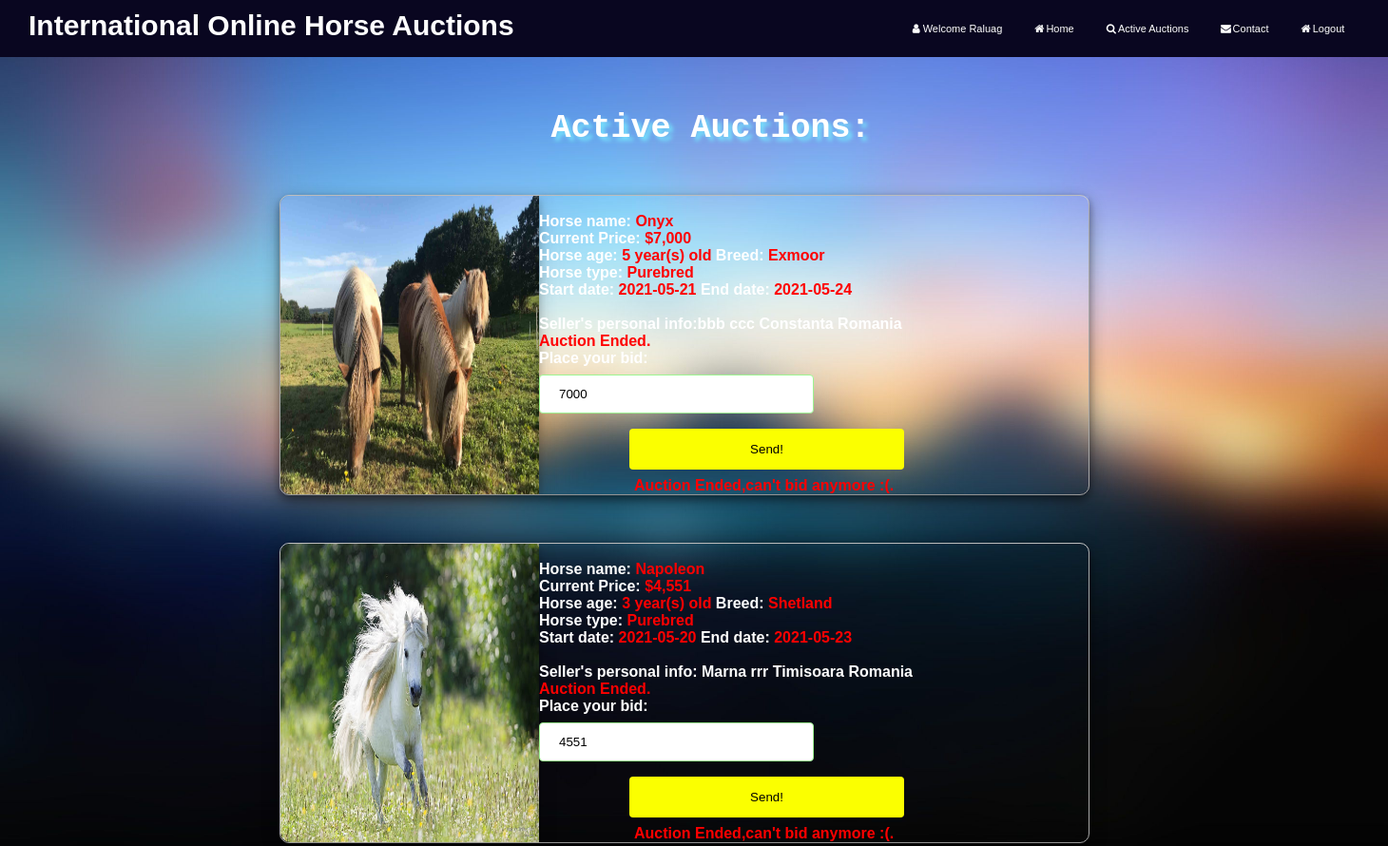
The page /PoniesAuctions.php (signed in) on the database its author committed.
### tables this page shows
CREATE TABLE IF NOT EXISTS `utilizatori` (
  `id_utilizator` int(4) NOT NULL AUTO_INCREMENT,
  `tip` int(11) NOT NULL,
  `nume` varchar(11) NOT NULL,
  `prenume` varchar(11) NOT NULL,
  `parola` varchar(32) NOT NULL,
  `nume_utilizator` varchar(20) NOT NULL,
  `email` varchar(35) NOT NULL,
  PRIMARY KEY (`id_utilizator`)
);

CREATE TABLE IF NOT EXISTS `licitatie` (
  `id_licitatie` int(4) NOT NULL AUTO_INCREMENT,
  `id_util` int(4) NOT NULL,
  `data_inceperii` date NOT NULL,
  `timp_alocat` date NOT NULL,
  `pret_curent` int(10) NOT NULL,
  PRIMARY KEY (`id_licitatie`)
);

CREATE TABLE IF NOT EXISTS `cai` (
  `id_cal` int(4) NOT NULL AUTO_INCREMENT,
  `tip` int(4) NOT NULL,
  `name` varchar(12) NOT NULL,
  `varsta` int(4) NOT NULL,
  `rasa` varchar(12) NOT NULL,
  `poza` varchar(32) NOT NULL,
  PRIMARY KEY (`id_cal`)
);

CREATE TABLE IF NOT EXISTS `vanzator` (
  `id_vanzator` int(4) NOT NULL AUTO_INCREMENT,
  `nume` varchar(15) NOT NULL,
  `prenume` varchar(15) NOT NULL,
  `oras` varchar(15) NOT NULL,
  `tara` varchar(15) NOT NULL,
  PRIMARY KEY (`id_vanzator`)
);

### PoniesAuctions.php (the view, shortened to what this page needs)
<!DOCTYPE html>
<html lang=en>
<head>
    <link rel="stylesheet" href="tempstyleAuction.css">
    <link rel="stylesheet" href="https://cdnjs.cloudflare.com/ajax/libs/font-awesome/4.7.0/css/font-awesome.min.css">
</head>
<body>
    <div id=wrapper>
        <div id=header>
            <h1>International Online Horse Auctions</h1>
        </div>
        <div id=mymenu>
            <?php include "menul.php";
            ?>
        </div>
    </div>
    <div id=container>
        <div id=auctions>
            <h2> Active Auctions: </h2>
            <?php
            $conn = conectare_mysql();
            $sql = "SELECT licitatie.id_licitatie,licitatie.id_util,licitatie.timp_alocat,licitatie.data_inceperii,licitatie.pret_curent,cai.poza,cai.tip,cai.name,cai.varsta,cai.rasa,vanzator.nume,vanzator.prenume,vanzator.oras,vanzator.tara FROM ((`licitatie` INNER JOIN `cai` ON cai.id_cal=licitatie.id_licitatie) INNER JOIN `vanzator` ON vanzator.id_vanzator=licitatie.id_licitatie)";
            $result = mysqli_query($conn, $sql);
            $nr_licitatii = $result->num_rows;
            if ($nr_licitatii > 0) {
                while ($row = $result->fetch_assoc()) {
                    if ($row['tip'] == 1) {
                        $id = $row["id_licitatie"];
                        $pret = $row["pret_curent"];
                        $enddate = $row['timp_alocat'];
                        $timeErr = 0;
                        echo  "<div class=\"collection\">
                        <div class=left-column>
                        <a target=\"_blank\" href=\"Imagini/" . $row['poza'] . "\">
                        <img src=\"Imagini/" . $row['poza'] . "\" alt=\"Our Beauty 1\">
                         </a>
                         </div>
                    <div class=\"desc\">
                     <br><label>Horse name: </label><label style=\"font-weight:bold;color:red;\">" . $row["name"] . "</label> <br>" . "<label>Current Price:</label><label style=\"font-weight:bold;color:red;\"> $" . number_format($row['pret_curent']) . "</label> <br>" . "<label>Horse age: </label> <label  style=\"font-weight:bold;color:red;\">" . $row["varsta"] . " year(s) old </label> <label> " . "Breed: </label> <label  style=\"font-weight:bold;color:red;\">" . $row["rasa"] . "</label>";
                        echo "<br>";
                        echo "<label>Horse type:</label> <label style=\"font-weight:bold;color:red;\"> Purebred</label>";
                        echo "<br>";
                        echo "<label>Start date: </label> <label style=\"font-weight:bold;color:red;\">" . $row['data_inceperii'] . "</label> <label>End date: </label> <label style=\"font-weight:bold;color:red;\">" . $row['timp_alocat'] . "</label><br>";
                        echo " <br> <label> Seller's personal info:" . $row["nume"] . " " . $row["prenume"] . " " . $row["oras"] . " " . $row["tara"] . "</label>
                     <div class=sth2>";
                        $today = time();
                        $enddate = strtotime($enddate);
                        if ($today > $enddate) {
                            echo "<label style=\"font-weight:bold;color:red;\">Auction Ended.</label>";
                            $timeErr = 1;
                        }
                        echo "<form method=\"post\" action=login_verify_right_bid_pony.php>
                     <label>Place your bid: </label><br><input type=\"text\" name=\"pret_curent\" value=" . $row['pret_curent'] . ">";
                        echo "
                     <input  type=\"hidden\" name=\"id\" value=$id>
                     <input  type=\"hidden\" name=\"timp\" value=$timeErr>
                     <input  type=\"hidden\" name=\"pret\" value=$pret>
                     <input  type=\"submit\" value=\"Send!\">
                 </form>"; ?>
            <?php
                        if ($today > $enddate) {
                            echo "<label style=\"font-weight:bold;color:red;padding-left:100px;\">Auction Ended,can't bid anymore :(.</label>";
                        }
                        echo " </div>
                    </div>
                </div>";
                    }
                }
            } else {
                $foundErr = "There're no active auctions to display right now ";
                echo '<h3 class="error">' . $foundErr . " so please check <a href=\"Homel.php\">our gallery</a> in the meantime.</h3>";
            }
            ?>
        </div>
    </div>
</body>

### menul.php (shortened to what this page needs)
<?php
     $conn = conectare_mysql1();
     $id=$_SESSION['id_util'];
     $sql = "SELECT * FROM `utilizatori` WHERE `id_utilizator`=$id";
     $rez = mysqli_query($conn,$sql);
     $row = mysqli_fetch_array($rez);
echo "<a href=\"#\"><i class=\"fa fa-fw fa-user\"></i>Welcome <span class=\"error\"> ". $row['nume_utilizator']." </span></a>
<a href=\"Homel.php\"><i class=\"fa fa-fw fa-home\"></i>Home</a>
<a href=\"utilizator.php\"><i class=\"fa fa-fw fa-search\"></i>Active Auctions</a>
<a href=\"Aboutl.php\"><i class=\"fa fa-fw fa-envelope\"></i>Contact</a>
<a href=\"Logout.php\"><i class=\"fa fa-fw fa-home\"></i>Logout</a>";
?>

### tempstyleAuction.css (style rules this page uses)
* { margin: 0px; padding: 0px; font-family: Verdana, Tahoma, sans-serif; }
#header { background-color: rgb(9, 6, 32); height: 50px; padding-left: 30px; padding-top: 10px; width: 860px; }
#container { width: 1450px; height: 670px; display: flex; margin: -10px auto 5px auto; }
#header h1 { color: white; width: 690px; font-size: 30px; }
#wrapper { display: flex; }
#mymenu { overflow: hidden; padding-left: 190px; background-color: rgb(9, 6, 32); width: 620px; height: 60px; }
#mymenu a { float: left; text-align: center; padding: 24px 16px; text-decoration: none; font-size: 11px; color: white; }
html { background: url(Imagini/blurbackhd.jpg) no-repeat center center fixed; background-size: cover; }
#auctions { margin: 5px auto; }
#auctions h2 { text-align: center; color: white; text-shadow: 4px 4px 4px rgb(117, 225, 252); font-family: monospace; font-size: 35px; padding-left: 35px; margin-top: 60px; margin-bottom: 45px; }
div.collection { margin: 50px; border: 1px solid #ccc; display: flex; width: 850px; margin-left: 30px; border-radius: 10px; box-shadow: 0 4px 8px 0 rgba(0, 0, 0, 0.2), 0 6px 20px 0 rgba(0, 0, 0, 0.19); }
div.collection img { width: 100%; height: 100%; border-bottom-left-radius: 10px; border-top-left-radius: 10px; box-shadow: 0 4px 8px 0 rgba(0, 0, 0, 0.2), 0 6px 20px 0 rgba(0, 0, 0, 0.19); }
div.left-column { width: 400px; }
.collection label { color: white; font-weight: bold; }
div.desc { width: 100%; background-color: transparent; color: rgb(0, 0, 0); border-bottom-right-radius: 10px; box-shadow: 0 4px 8px 0 rgba(0, 0, 0, 0.2), 0 6px 20px 0 rgba(0, 0, 0, 0.19); }
input[type=submit] { width: 50%; background-color: #fbff00; color: rgb(0, 0, 0); padding: 14px 20px; margin: 8px 95px; border: none; border-radius: 4px; cursor: pointer; }
input[type=text], select { width: 50%; padding: 12px 20px; margin: 8px 0; border: 1px solid rgb(157, 245, 145); border-radius: 4px; box-sizing: border-box; }

### rows shown on the page
utilizatori: nume_utilizator "Raluag"
licitatie: cai.poza (picture), cai.name "Onyx", pret_curent "7,000", cai.varsta "5", cai.rasa "Exmoor", data_inceperii "2021-05-21", timp_alocat "2021-05-24", vanzator.nume "bbb", vanzator.prenume "ccc", vanzator.oras "Constanta", vanzator.tara "Romania", shows "Auction Ended.", pret_curent "7000", shows "Auction Ended,can't bid anymore :(."
licitatie: cai.poza (picture), cai.name "Napoleon", pret_curent "4,551", cai.varsta "3", cai.rasa "Shetland", data_inceperii "2021-05-20", timp_alocat "2021-05-23", vanzator.nume "Marna", vanzator.prenume "rrr", vanzator.oras "Timisoara", vanzator.tara "Romania", shows "Auction Ended.", pret_curent "4551", shows "Auction Ended,can't bid anymore :(."
